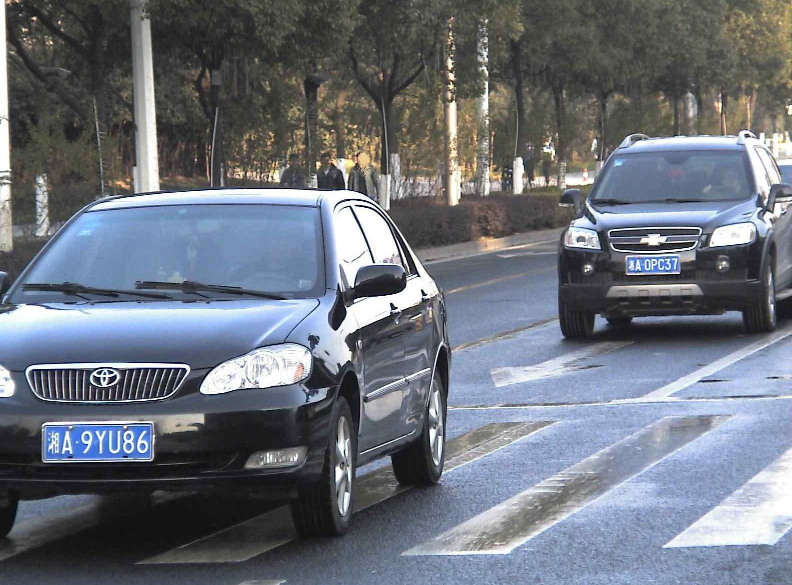
#> input picture xa9yu86.jpg, 1584 x 1170 px, given in place of 3, which was not available (shown at 1/2 size)
$ python plate_recog_method2.py   (older library calls are emulated)
#> lines starting #> are read from the running program, lines starting #| are printed output that depends on the picture; pictures that were not available may be replaced by others from this repository, and a replacement may not be noted
import cv2
import argparse


class Plate():
    imgPath = ""
    def __init__(self,imgpath):
#> called with imgpath = '3'
        self.imgPath = imgpath
        self.rawImage = cv2.imread(imgpath)
#> self.rawImage is the input picture: shape (1170, 1584, 3); mean B, G, R 123.5, 113.7, 108
        self.possiblePlateArea = []

    def plateDetect(self):
        # Grey
        gray = cv2.cvtColor(self.rawImage,cv2.COLOR_BGR2GRAY)
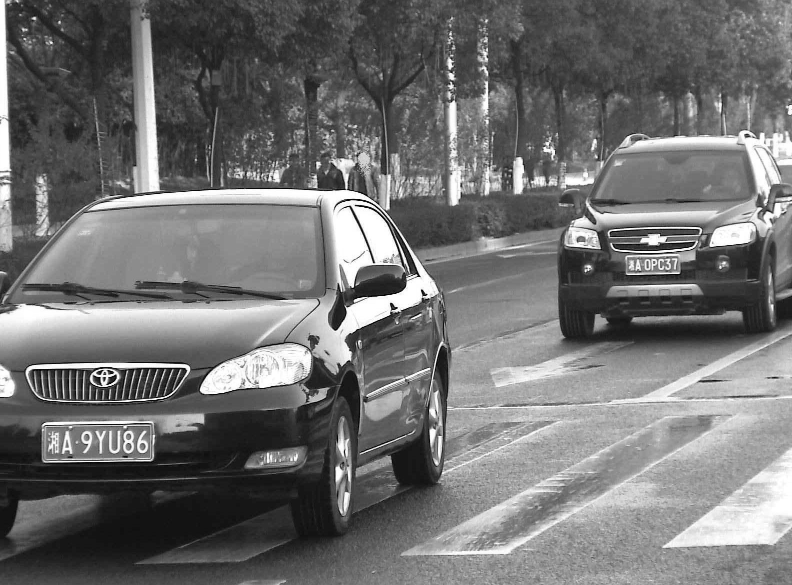
#> gray: shape (1170, 1584) (shown at 1/2 size); min 0, max 255, mean 113.1

        # Gaussian smooth image
        gaussian = cv2.GaussianBlur(self.rawImage, (3,3), 0,0,cv2.BORDER_DEFAULT)

        # Median
        median = cv2.medianBlur(gaussian,5)

        # [10 lines of commented-out code are left out]
        sobel = cv2.Sobel(median, cv2.CV_8U, 1,0, ksize=3)
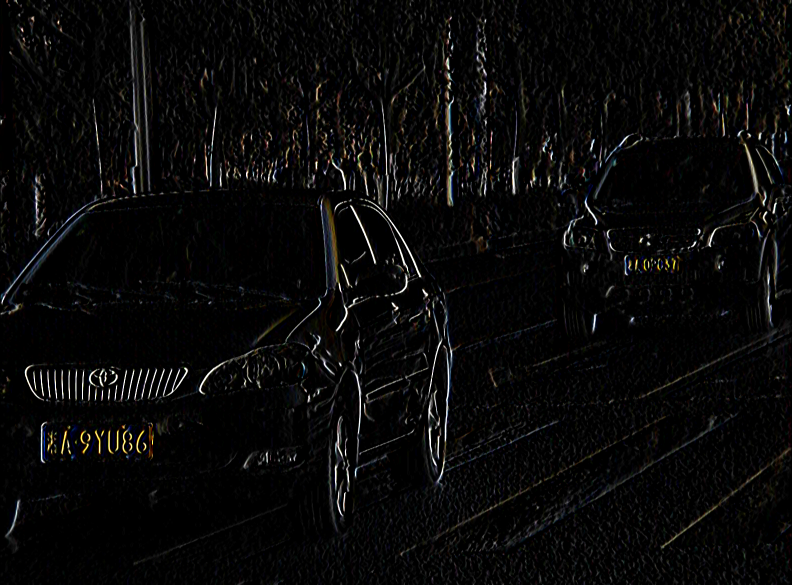
#> sobel: shape (1170, 1584, 3) (shown at 1/2 size); mean B, G, R 8.8, 9, 9.2

        ret, binary = cv2.threshold(sobel,170,255, cv2.THRESH_BINARY)
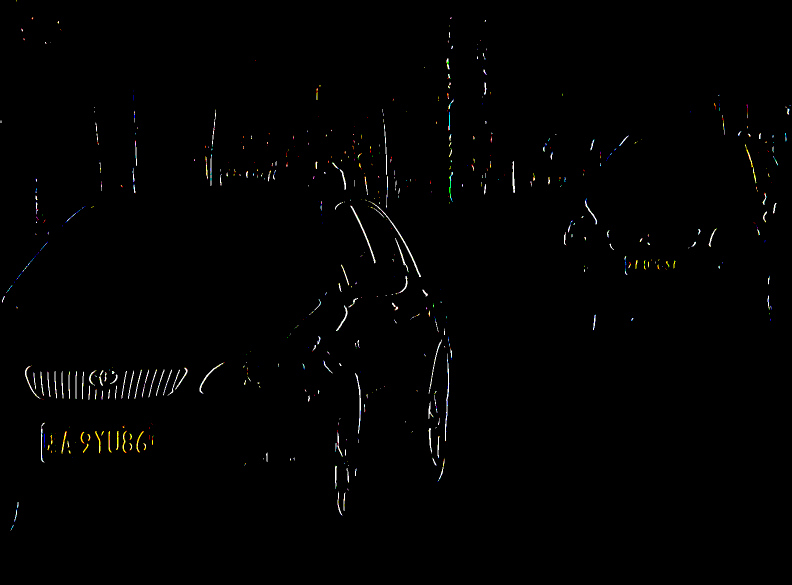
#> binary: shape (1170, 1584, 3) (shown at 1/2 size); mean B, G, R 1.7, 1.9, 2

        # 膨胀和腐蚀操作的核函数
        element1 = cv2.getStructuringElement(cv2.MORPH_RECT, (9, 1))
        element2 = cv2.getStructuringElement(cv2.MORPH_RECT, (8, 6))
        # 膨胀一次，让轮廓突出
        dilation = cv2.dilate(binary, element2, iterations=1)
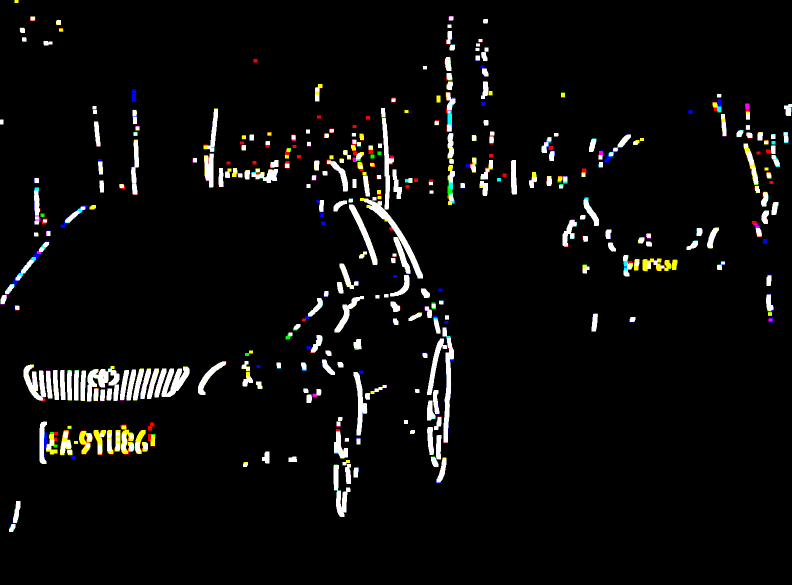
#> dilation: shape (1170, 1584, 3) (shown at 1/2 size); mean B, G, R 10.9, 11.8, 12
        # 腐蚀一次，去掉细节
        erosion = cv2.erode(dilation, element1, iterations=1)
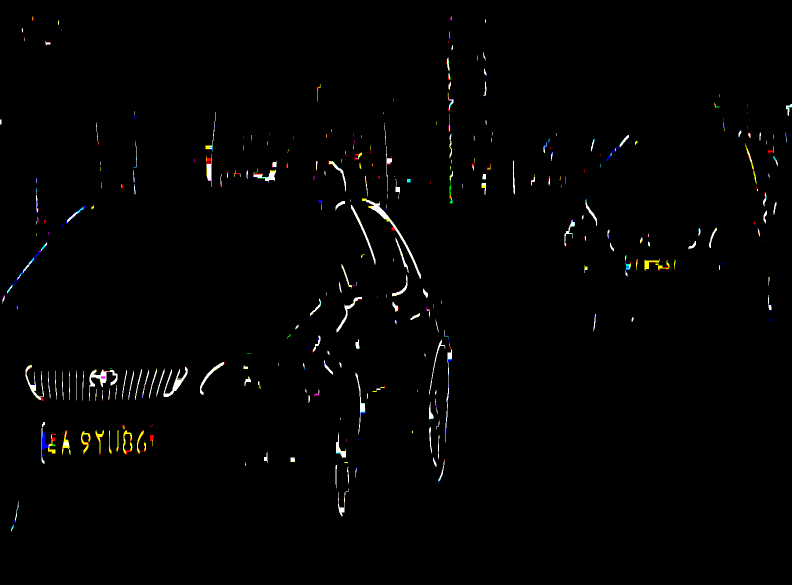
#> erosion: shape (1170, 1584, 3) (shown at 1/2 size); mean B, G, R 2.5, 2.8, 2.9
        # 再次膨胀，让轮廓明显一些
        dilation2 = cv2.dilate(erosion, element2, iterations=3)
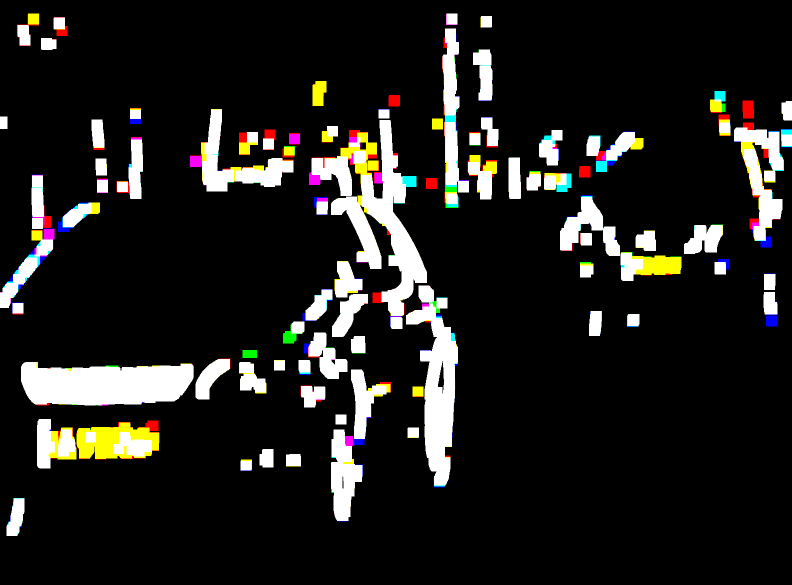
#> dilation2: shape (1170, 1584, 3) (shown at 1/2 size); mean B, G, R 29, 31.6, 32.5


        cv2.imshow("dilation2",dilation2)


parser = argparse.ArgumentParser()
parser.add_argument("--img", type=str, default="3",help="Source Image file")
img_char, unparsed = parser.parse_known_args()
# print(img_char.img)
plate = Plate(img_char.img)
plate.plateDetect()
cv2.waitKey(10000)
